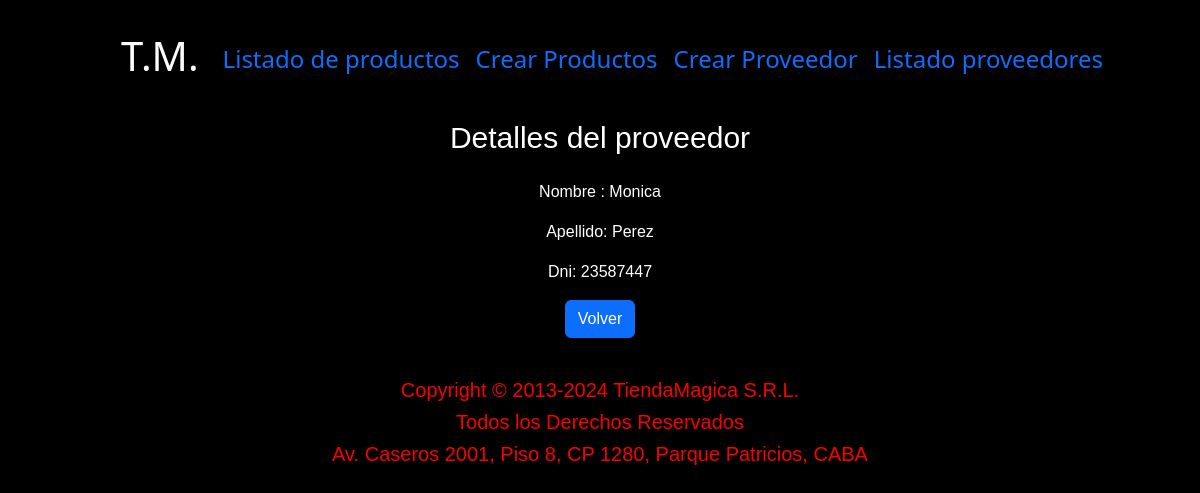
Screenshot of /detalle_proveedor/1/ with the database file from the repository.
### compra/models.py (models this page shows, shortened)
class Proveedor(models.Model):
    nombre = models.CharField(max_length=100)
    apellido = models.CharField(max_length=100)
    dni = models.IntegerField()
    class Meta:
        verbose_name = "Proveedor"

### compra/views.py (the view)
# urls.py: path('detalle_proveedor/<int:pk>/', views.ProveedorDetailView.as_view(), name='detail_proveedor'),
class ProveedorDetailView(DetailView):
    model = Proveedor
    template_name = 'detalle_proveedor.html'

### compra/templates/detalle_proveedor.html (shortened to what this page needs)
{% extends 'index.html' %}
{% load static %}
{% block contenidonav %}
<h1>Detalles del proveedor</h1>
<div class="d-flex flex-column mb-4 mt-4 align-items-center fs-6 text">
  <p>Nombre : {{object.nombre}}</p>
  <p>Apellido: {{object.apellido}}</p>
  <p>Dni: {{object.dni}}</p>
  <p>
    <a type="button" href="{% url 'proveedor' %}" class="btn btn-primary fs-6">Volver</a>
  </p>
</div>
{% endblock contenidonav %}

### stockcontrol/static/css/index.css (style rules this page uses)
body { background-color: black; }
h1 { color: rgb(255, 255, 255); font-size: 30px; text-align: center; font-family: 'Franklin Gothic Medium', 'Arial Narrow', Arial, sans-serif; }
.text { color: rgb(255, 255, 255); font-size: 20px; text-align: center; font-family: 'Franklin Gothic Medium', 'Arial Narrow', Arial, sans-serif; }

### rows the page displays
Proveedor: nombre "Monica", apellido "Perez", dni "23587447"
